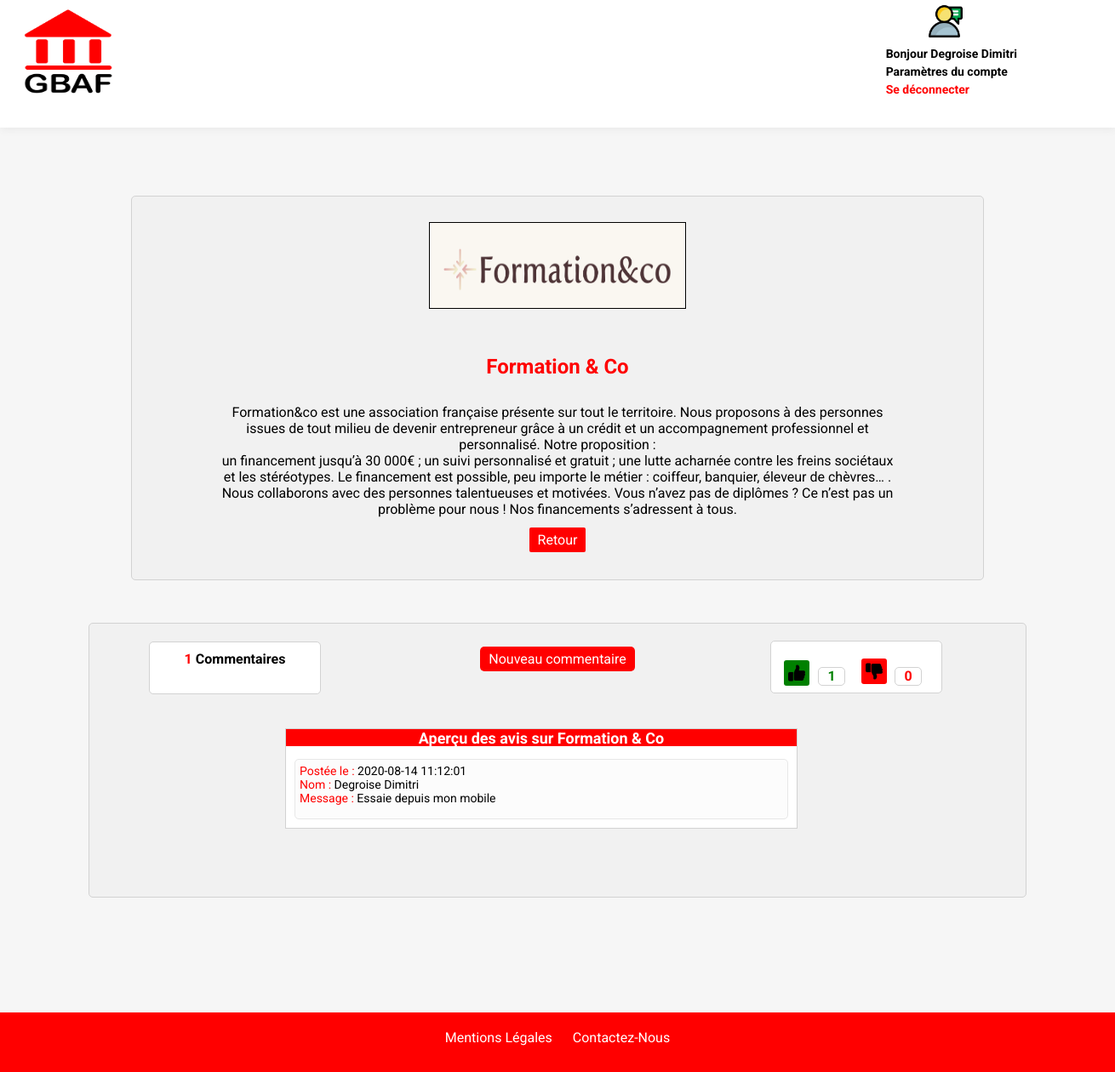
The page /acteurs.php?id=2 (signed in) on the database its author committed.
### tables this page shows
CREATE TABLE `acteurs` (
  `id_acteur` int(11) NOT NULL,
  `nom` varchar(255) NOT NULL,
  `description` text NOT NULL,
  `image` varchar(255) NOT NULL
);

CREATE TABLE `commentaires` (
  `id_post` int(11) NOT NULL,
  `id_acteurs` int(11) NOT NULL,
  `id_user` int(11) NOT NULL,
  `date` datetime NOT NULL DEFAULT CURRENT_TIMESTAMP,
  `commentaire` text NOT NULL
);

CREATE TABLE `utilisateurs` (
  `id_user` int(11) NOT NULL,
  `date_inscription` datetime NOT NULL DEFAULT CURRENT_TIMESTAMP,
  `nom` varchar(255) NOT NULL,
  `prenom` varchar(255) NOT NULL,
  `username` varchar(255) NOT NULL,
  `password` varchar(255) NOT NULL,
  `question` varchar(255) NOT NULL,
  `reponse` varchar(255) NOT NULL
);

### acteurs.php (the view, shortened to what this page needs)
<?php require('include/database.php') ?>
<?php
  $checkart = $bdd -> prepare("SELECT * FROM acteurs WHERE id_acteur=?");
  $checkart -> execute(array($_GET['id']));
  if($checkart -> rowCount() == 1)
  {
  if(isset($_GET['id']))
  {
  $reqAct = $bdd ->prepare('SELECT * FROM acteurs WHERE id_acteur=?');
  $reqAct -> execute(array($_GET['id']));
  $acteurs = $reqAct -> fetch();
  $image =  $acteurs["image"];
  $name = $acteurs['nom'];
  $desc = $acteurs['description'];
  $id = $acteurs['id_acteur'];
  }
  }
  else
  {
  header("Location:partenaires.php");
  exit;
  }
  ?>
<?php
  $likes = $bdd->prepare("SELECT * FROM votes WHERE vote='1' AND id_acteur = ?");
  $likes -> execute(array($id));
  $likes = $likes-> rowCount();
  $dislikes = $bdd->prepare("SELECT * FROM votes WHERE vote='2' AND id_acteur = ?");
  $dislikes -> execute(array($id));
  $dislikes = $dislikes -> rowCount();
  ?>
<!doctype html>
<html lang="fr">
  <head>
    <link type="text/css" rel="stylesheet" href="css/cstyles.css" />
    <link type="text/css" rel="stylesheet" href="css/cstylesmobiles.css" />
    <link type="text/css" rel="stylesheet" href="css/ctablettestyle.css" />
  </head>
  <body>
    <?php require('include/header.php')?>
    <div class="container">
      <div class="msg_erreur">
      </div>
    </div>
    <div class="container">
      <section class="act_presentation">
        <img class="act_img" src=<?php echo 'images/' .$image; ?> alt="image_acteur">
        <h2><?php echo $name; ?></h2>
        <p>
          <?php echo $desc; ?>
        </p>
        <a href="partenaires.php"> Retour </a>
      </section>
    </div>
    <div class="container">
      <section class="commentaires">
        <div class="espacelike">
          <div class="like">
            <p>
              <?= $likes ?>
            </p>
          </div>
          <a class="lien_like" href="php/votes.php?type=1&id=<?= $_GET['id'] ?>"><img class="img_like" src="images/like.png" alt="image_like"></a>
          <div class="dislike">
            <p>
              <?= $dislikes ?>
            </p>
            <a class="lien_like" href="php/votes.php?type=2&id=<?= $_GET['id'] ?>"><img class="img_dislike" src="images/dislike.png" alt="image_dislike"></a>
          </div>
		</div>
        <?php
          $commentaires = $bdd -> prepare("SELECT COUNT(*) AS nb_com  FROM commentaires WHERE id_acteurs=?");
          $commentaires -> execute(array($_GET ['id']));
          $donnees = $commentaires -> fetch();
		  ?>
        <div class="addComs">
          <a class="ajout_coms" href="formulaire.php?id=<?php echo $id; ?>" target="blank">Nouveau commentaire</a>
        </div>
        <div class="nbrComs">
          <p>
            <?php echo $donnees['nb_com']; ?> <span style="color:black;">Commentaires</span>
          </p>
        </div>
        <div class="coms">
          <div class="commentaires_coms">
            <p>Aperçu des avis sur
              <?php echo $name; ?>
            </p>
		  </div>
          <?php
            $reqCom = $bdd ->prepare("SELECT * FROM commentaires INNER JOIN utilisateurs ON commentaires.id_user = utilisateurs.id_user WHERE commentaires.id_acteurs ORDER BY commentaires.date DESC");
			$reqCom ->execute([$id]);
			?>
          <?php while ($comm = $reqCom -> fetch()){
            if($comm['id_acteurs'] === $id) { ?>
          <div class="message_coms"> <span style="color:red;"> Postée le :</span>
            <?= $comm['date'] ?>
            <br> <span style="color:red;"> Nom :</span>
            <?= $comm['nom'] . ' ' . $comm['prenom'] ?>
            <br> <span style="color:red;"> Message :</span>
            <?= $comm['commentaire'] ?>
            <br>
            <br>
          </div>
          <?php }
            }
			?>
        </div>
      </section>
    </div>
    <?php require('include/footer.php')?>
  </body>
</html>

### css/cstyles.css (style rules this page uses)
* { font-family: Roboto; margin: 0; padding: 0; }
body, html { margin: 0; min-height: 100vh; background: #f6f6f6; }
a { text-decoration: none; color: #fff; }
.container { width: 1300px; margin-left: auto; margin-right: auto; display: flex; justify-content: center; }
span { color: red; }
.act_presentation { height: 450px; width: 1000px; background-color: #f1f1f1; border-radius: 5px; margin-top: 50px; text-align: center; border: 1px solid #d2d2d2; }
.commentaires { width: 1100px; background-color: #f1f1f1; margin-top: 50px; margin-bottom: 50px; border-radius: 5px; border: 1px solid #d2d2d2; }
.act_img { height: 100px; width: 300px; border: 1px solid black; margin-top: 30px; }
.act_presentation>h2 { color: red; margin-top: 50px; }
.act_presentation>p { height: 300px; width: 800px; margin-top: 30px; margin-left: 100px; }
.act_presentation>a { background-color: red; padding: 5px 10px 5px 10px; border-radius: 2px; position: relative; bottom: 150px; }
.commentaires { text-align: center; }
.espacelike { background-color: #fff; height: 60px; ; width: 200px; margin-bottom: 30px; border: 1px solid #d2d2d2; border-radius: 5px; position: relative; top: 20px; left: 800px; }
.like { color: green; font-weight: bold; background-color: #fff; height: 20px; width: 30px; border-radius: 5px; position: relative; top: 30px; left: 55px; border: 1px solid #d2d2d2; }
.img_like { height: 20px; width: 20px; position: relative; right: 70px; background-color: green; padding: 5px 5px; border-radius: 3px; }
.dislike { color: red; font-weight: bold; background-color: #fff; height: 20px; width: 30px; border-radius: 5px; position: relative; left: 145px; bottom: 26px; border: 1px solid #d2d2d2; }
.img_dislike { height: 20px; width: 20px; position: relative; right: 40px; bottom: 30px; background-color: red; padding: 5px 5px; border-radius: 3px; }
.coms { width: 600px; background-color: #fff; margin-bottom: 30px; border: 1px solid #d2d2d2; position: relative; left: 230px; bottom: 50px; }
.commentaires_coms { background-color: red; height: 20px; width: 100%; color: #fff; font-weight: bold; font-size: 18px; }
.ajout_coms { background-color: red; padding: 5px 10px; border-radius: 5px; }
.addComs { position: relative; bottom: 60px; }
.message_coms { font-size: 14px; text-align: left; margin-top: 15px; margin-left: 10px; margin-right: 10px; margin-bottom: 10px; background-color: #fcfcfc; border: 1px solid #e7e7e7; border-radius: 5px; padding-top: 5px; padding-left: 5px; word-wrap: break-word; }
.nbrComs { color: red; font-weight: bold; width: 200px; position: relative; bottom: 90px; left: 70px; background-color: #fff; height: 50px; border-radius: 5px; border: 1px solid #d2d2d2; text-align: center; padding-top: 10px; }
.msg_erreur { margin-top: 20px; padding: 5px 5px; }

### rows shown on the page
acteurs: image (picture), nom "Formation & Co", description "Formation&co est une association française présente sur tout le territoire. Nous proposons à des personnes issues de tout milieu de devenir entrepreneur grâce à un crédit et un accompagnement professionnel et personnalisé. Notre proposition : un financement jusqu’à 30 000€ ; un suivi personnalisé et gratuit ; une lutte acharnée contre les freins sociétaux et les stéréotypes. Le financement est possible, peu importe le métier : coiffeur, banquier, éleveur de chèvres… . Nous collaborons avec des personnes talentueuses et motivées. Vous n’avez pas de diplômes ? Ce n’est pas un problème pour nous ! Nos financements s’adressent à tous."
commentaires: date "2020-08-14 11:12:01", id_user.nom "Degroise", id_user.prenom "Dimitri", commentaire "Essaie depuis mon mobile"

### other values the page prints
$_SESSION['nom'] "Degroise"
$_SESSION['prenom'] "Dimitri"
$likes "1"
$dislikes "0"
$donnees['nb_com'] "1"
